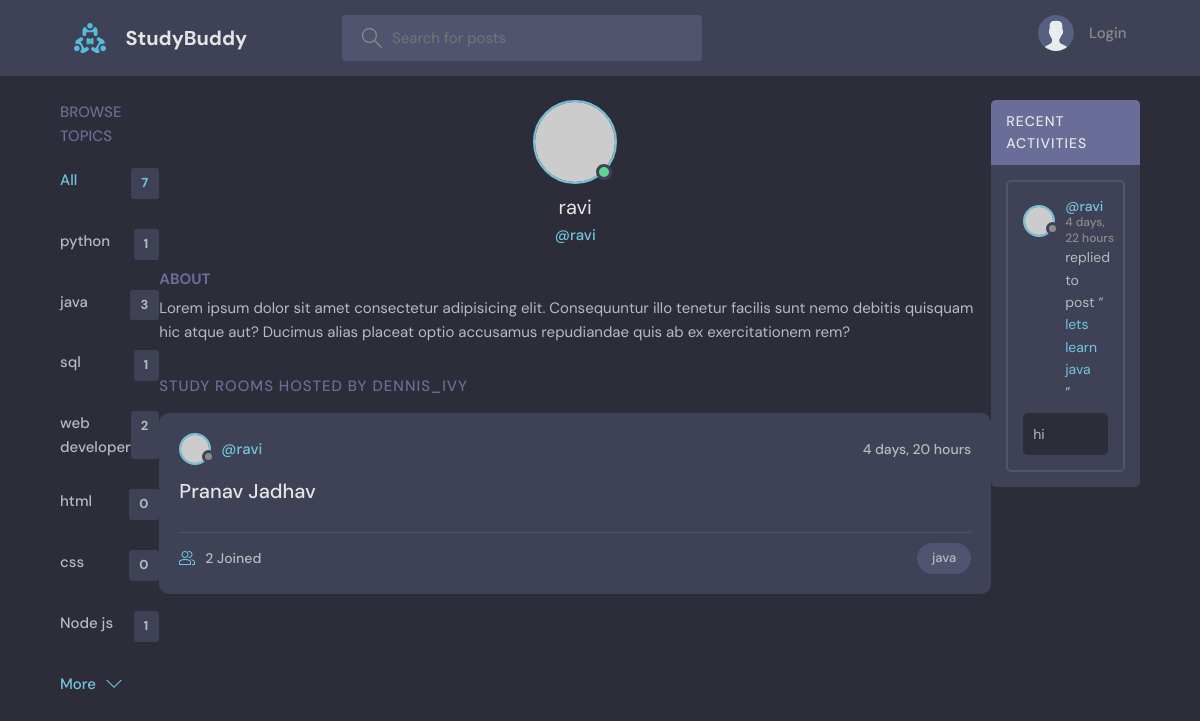
The app's page /profile/2/ with its own data.
### base/models.py (models this page shows, shortened)
class Topic(models.Model):
    name = models.CharField(max_length=200)
    def __str__(self):
        return self.name

class Room(models.Model):
    host = models.ForeignKey(User, on_delete=models.SET_NULL , null=True)
    topic = models.ForeignKey(Topic, on_delete=models.SET_NULL , null=True)
    name = models.CharField(max_length=200)  #thise variables name,description represent column in database
    description = models.TextField(null=True , blank=True)#null=True means thise filled cant be blank
    participants = models.ManyToManyField(User,related_name='participants',blank=True)
    updated = models.DateTimeField(auto_now=True)
    created = models.DateTimeField(auto_now_add=True)
    class Meta:
        ordering = ['-updated','-created'] #we are trying to make our newist oredr to display first
    def __str__(self):
        return self.name

class Message(models.Model):
    user = models.ForeignKey(User , on_delete=models.CASCADE) # here User have (one to many relationship )like a user can have multiple messages ,but multiple messages can have only one user
    room = models.ForeignKey(Room , on_delete=models.CASCADE) # here we connect [message to room] so here message is a child modle
    body = models.TextField () #contain messages
    updated = models.DateTimeField(auto_now=True)
    created = models.DateTimeField(auto_now_add=True)
    class Meta:
        ordering = ['-updated','-created']

### base/views.py (the view)
# urls.py: path('profile/<str:pk>/',views.userProfile,name='user-profile'),
def userProfile(request,pk):
    user = User.objects.get(id=pk)
    rooms = user.room_set.all()
    room_messages = user.message_set.all()
    topics = Topic.objects.all()
    context={'user':user,'rooms':rooms,'topics':topics,'room_messages':room_messages}
    return render(request,'profile.html', context)

### base/templates/profile.html (shortened to what this page needs)
{% extends 'main.html' %}
{% block content %}
  <main class="profile-page layout layout--3">
    <div class="container">
             {% include 'topics_component.html'%}
      <div class="roomList"  >
        <div class="profile">
          <div class="profile__avatar">
            <div class="avatar avatar--large active">
              <img src="https://randomuser.me/api/portraits/men/11.jpg" />
            </div>
          </div>
          <div class="profile__info">
            <h3>{{user.username}}</h3>
            <p>@{{user.username}}</p>
          </div>
          <div class="profile__about">
            <h3>About</h3>
            <p>
              Lorem ipsum dolor sit amet consectetur adipisicing elit. Consequuntur illo tenetur
              facilis sunt nemo debitis quisquam hic atque aut? Ducimus alias placeat optio
              accusamus repudiandae quis ab ex exercitationem rem?
            </p>
          </div>
        </div>
        <div class="roomList__header">
          <div>
            <h2>Study Rooms Hosted by dennis_ivy</a>
            </h2>
          </div>
        </div>
                  {% include 'feed_component.html' %}
      </div>
                {% include 'activity_component.html' %}
    </div>
  </main>
{% endblock %}

### base/templates/main.html (shortened to what this page needs)
<!DOCTYPE html>
{% load static %}
<html lang="en">
  <head>
    <link rel="stylesheet" href="{% static 'style/style.css' %}" />
  </head>
  <body>
  {% include 'navbar.html'  %}
  {% block content %}
{% endblock %}
  </body>
</html>

### base/templates/navbar.html (shortened to what this page needs)
{% load static %}
<header class="header header--loggedIn">
      <div class="container">
        <a href="{% url 'home'%}" class="header__logo">
          <img src="{% static 'images/logo.svg'%}" />
          <h1>StudyBuddy</h1>
        </a>
        <form class="header__search" method="GET" action="{%  url 'home' %}">
          <label>
            <input name=q'q' placeholder="Search for posts" />
          </label>
        </form>
        <nav class="header__menu">
          {% if request.user.is_authenticated %}
          <div class="header__user">
            <a href="{% url 'update-user' %}">
              <div class="avatar avatar--medium active">
                <img src="https://randomuser.me/api/portraits/men/37.jpg" />
              </div>
              <p>{{request.user.username}} <span>@{{request.user.username}}</span></p>
            </a>
            <button class="dropdown-button">
              <svg version="1.1" xmlns="http://www.w3.org/2000/svg" width="32" height="32" viewBox="0 0 32 32">
                <title>chevron-down</title>
                <path d="M16 21l-13-13h-3l16 16 16-16h-3l-13 13z"></path>
              </svg>
            </button>
          </div>
          {% else %}
           <a href="{% url 'login' %}">
            <img src="{% static 'images/avatar.svg' %}" />
            <p>Login</p>
          </a>
          {% endif %}
        </nav>
      </div>
</header>

### base/templates/topics_component.html (shortened to what this page needs)
<!DOCTYPE html>
<html lang="en">
<head>
</head>
<body>
<div class="topics">
          <div class="topics__header">
            <h2>Browse Topics</h2>
          </div>
          <ul class="topics__list">
            <li>
              <a href="{% url 'home' %}" class="active">All <span>{{topics.count}}</span></a>
            </li>
              {% for topic in topics %}
            <li>
              <a href="{% url 'home' %}?q={{topic.name}}">{{topic.name}} <span>{{topic.room_set.all.count}}</span></a>
            </li>
              {% endfor %}
          </ul>
          <a class="btn btn--link" href="{% url 'topics'%}">
            More
            <svg version="1.1" xmlns="http://www.w3.org/2000/svg" width="32" height="32" viewBox="0 0 32 32">
              <title>chevron-down</title>
              <path d="M16 21l-13-13h-3l16 16 16-16h-3l-13 13z"></path>
            </svg>
          </a>
        </div>
</body>
</html>

### base/templates/feed_component.html (shortened to what this page needs)
<!DOCTYPE html>
<html lang="en">
<head>
</head>
<body>
         {% for room in rooms %}
          <div class="roomListRoom">
            <div class="roomListRoom__header">
              <a href="{% url 'user-profile' room.host.id %}" class="roomListRoom__author">
                <div class="avatar avatar--small">
                  <img src="https://randomuser.me/api/portraits/women/11.jpg" />
                </div>
                <span>@{{room.host.username}}</span>
              </a>
              <div class="roomListRoom__actions">
                <span>{{room.created|timesince}}</span>
              </div>
            </div>
            <div class="roomListRoom__content">
              <a href="{% url 'room' room.id %}">{{room.name}}</a>
            </div>
            <div class="roomListRoom__meta">
              <a href="{% url 'room' room.id %}" class="roomListRoom__joined">
                {{room.participants.all.count}} Joined
              </a>
              <p class="roomListRoom__topic">{{room.topic.name}}</p>
            </div>
          </div>
         {% endfor %}
</body>
</html>

### base/templates/activity_component.html (shortened to what this page needs)
<div class="activities">
          <div class="activities__header">
            <h2>Recent Activities</h2>
          </div>
          {% for message in room_messages %}
          <div class="activities__box">
            <div class="activities__boxHeader roomListRoom__header">
              <a href="{% url 'user-profile' message.user.id %}" class="roomListRoom__author">
                <div class="avatar avatar--small">
                  <img src="https://randomuser.me/api/portraits/women/11.jpg" />
                </div>
                <p>
                  @{{message.user}}
                  <span>{{message.created|timesince}}</span>
                </p>
              </a>
            </div>
            <div class="activities__boxContent">
              <p>replied to post “<a href="{% url 'room' message.room.id%}">{{message.room}}</a>”</p>
              <div class="activities__boxRoomContent">
                {{message.body}}
              </div>
            </div>
          </div>
          {% endfor %}
 </div>

### records on screen
Topic: name "python", room_set.all.count "1"
Topic: name "java", room_set.all.count "3"
Topic: name "sql", room_set.all.count "1"
Topic: name "web developer", room_set.all.count "2"
Topic: name "html", room_set.all.count "0"
Topic: name "css", room_set.all.count "0"
Topic: name "Node js", room_set.all.count "1"
Room: host.username "ravi", created "4 days, 20 hours", name "Pranav Jadhav", participants.all.count "2", topic.name "java"
Message: user "ravi", created "4 days, 22 hours", room "lets learn java", body "hi"

### other values on screen
{{ topics.count }} "7"
{{ user.username }} "ravi"
